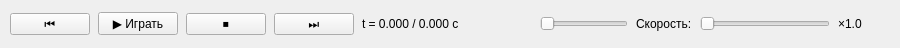
<?xml version="1.0" encoding="UTF-8"?>
<ui version="4.0">
 <class>PlaybackBar</class>
 <widget class="QWidget" name="PlaybackBar">
  <property name="geometry">
   <rect>
    <x>0</x>
    <y>0</y>
    <width>900</width>
    <height>48</height>
   </rect>
  </property>
  <layout class="QHBoxLayout" name="playback_bar_layout">
   <property name="spacing"><number>8</number></property>
   <property name="leftMargin"><number>10</number></property>
   <property name="topMargin"><number>6</number></property>
   <property name="rightMargin"><number>10</number></property>
   <property name="bottomMargin"><number>6</number></property>
   <item>
    <widget class="QPushButton" name="btn_step_back">
     <property name="toolTip">
      <string>Шаг назад по времени (←)</string>
     </property>
     <property name="text">
      <string>⏮</string>
     </property>
    </widget>
   </item>
   <item>
    <widget class="QPushButton" name="btn_play">
     <property name="toolTip">
      <string>Воспроизвести / пауза (Пробел)</string>
     </property>
     <property name="text">
      <string>▶ Играть</string>
     </property>
    </widget>
   </item>
   <item>
    <widget class="QPushButton" name="btn_stop">
     <property name="toolTip">
      <string>Остановить и вернуться в начало</string>
     </property>
     <property name="text">
      <string>⏹</string>
     </property>
    </widget>
   </item>
   <item>
    <widget class="QPushButton" name="btn_step">
     <property name="toolTip">
      <string>Шаг вперёд по времени (→)</string>
     </property>
     <property name="text">
      <string>⏭</string>
     </property>
    </widget>
   </item>
   <item>
    <widget class="QLabel" name="label_time">
     <property name="minimumSize">
      <size>
       <width>170</width>
       <height>0</height>
      </size>
     </property>
     <property name="text">
      <string>t = 0.000 / 0.000 с</string>
     </property>
     <property name="class" stdset="0">
      <string>value</string>
     </property>
    </widget>
   </item>
   <item>
    <widget class="QSlider" name="slider_time">
     <property name="toolTip">
      <string>Прокрутка времени полёта</string>
     </property>
     <property name="orientation">
      <enum>Qt::Horizontal</enum>
     </property>
    </widget>
   </item>
   <item>
    <widget class="QLabel" name="label_speed_caption">
     <property name="text">
      <string>Скорость:</string>
     </property>
     <property name="class" stdset="0">
      <string>dim</string>
     </property>
    </widget>
   </item>
   <item>
    <widget class="QSlider" name="slider_speed">
     <property name="toolTip">
      <string>Скорость воспроизведения (0.05× – 50×, медленно для камня, быстро для пули)</string>
     </property>
     <property name="minimumSize">
      <size>
       <width>130</width>
       <height>0</height>
      </size>
     </property>
     <property name="maximum">
      <number>1000</number>
     </property>
     <property name="orientation">
      <enum>Qt::Horizontal</enum>
     </property>
    </widget>
   </item>
   <item>
    <widget class="QLabel" name="label_speed">
     <property name="minimumSize">
      <size>
       <width>52</width>
       <height>0</height>
      </size>
     </property>
     <property name="text">
      <string>×1.0</string>
     </property>
     <property name="class" stdset="0">
      <string>value</string>
     </property>
    </widget>
   </item>
  </layout>
 </widget>
 <resources/>
 <connections/>
</ui>
